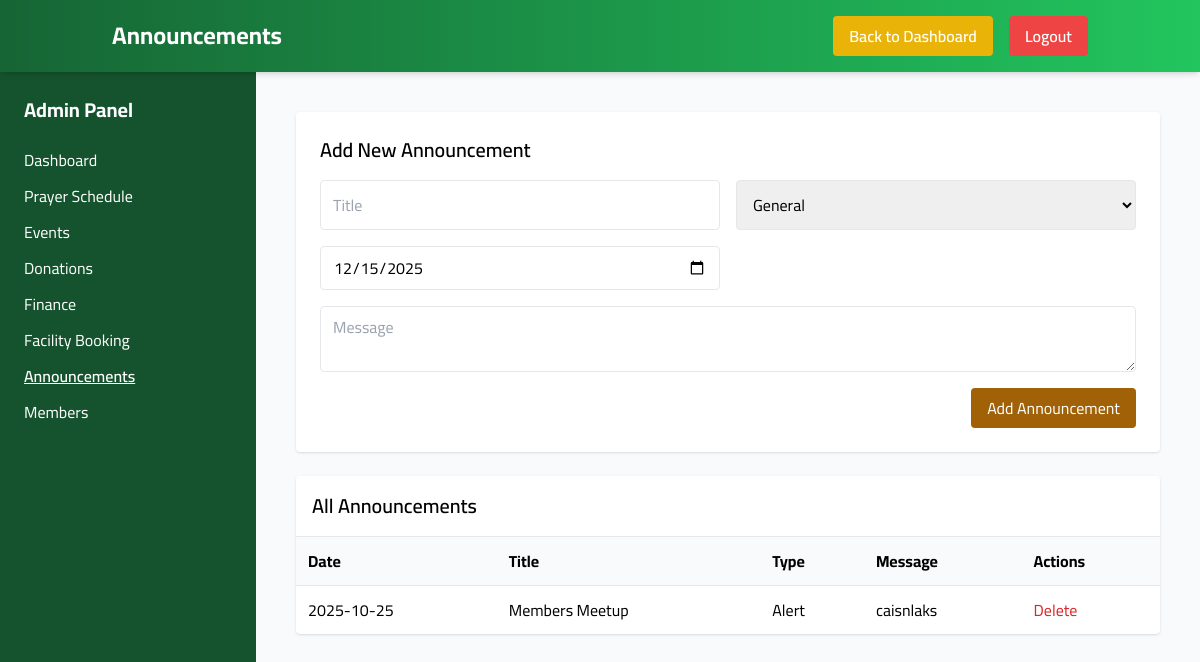
The page /admin/announcements.php (signed in) on the database its author committed.
### tables this page shows
CREATE TABLE `announcements` (
  `id` int(11) NOT NULL,
  `title` varchar(150) NOT NULL,
  `message` text NOT NULL,
  `type` enum('alert','event','general') DEFAULT 'general',
  `date` date NOT NULL DEFAULT curdate(),
  `created_at` timestamp NOT NULL DEFAULT current_timestamp()
);

### includes/functions.php (called while the page is built, shortened)
<?php
function h($s){ return htmlspecialchars($s, ENT_QUOTES, 'UTF-8'); }
?>

### admin/announcements.php (the view, shortened to what this page needs)
<?php
require_once __DIR__ . '/../includes/db.php';
require_once __DIR__ . '/../includes/functions.php';
$announcements = $pdo->query("SELECT * FROM announcements ORDER BY date DESC")->fetchAll();
?>
<!doctype html>
<html lang="en">
<head>
  <script src="https://cdn.tailwindcss.com"></script>
</head>
<body class="bg-gray-50 min-h-screen">
<header class="bg-gradient-to-r from-green-800 to-green-500 text-white shadow-md sticky top-0 z-50">
  <div class="container mx-auto flex justify-between items-center px-6 py-4">
    <h1 class="text-2xl font-bold">Announcements</h1>
    <nav class="space-x-4 hidden md:flex">
      <a href="index.php" class="bg-yellow-500 px-4 py-2 rounded font-semibold hover:bg-yellow-600 transition">Back to Dashboard</a>
      <a href="../auth/logout.php" class="bg-red-500 px-4 py-2 rounded font-semibold hover:bg-red-600 transition">Logout</a>
    </nav>
  </div>
</header>
<div class="flex">
  <aside id="sidebar" class="w-64 bg-green-900 text-white min-h-screen p-6 hidden md:block">
    <h2 class="text-xl font-bold mb-6">Admin Panel</h2>
    <ul>
      <li class="mb-3"><a href="index.php" class="hover:underline">Dashboard</a></li>
      <li class="mb-3"><a href="prayers.php" class="hover:underline">Prayer Schedule</a></li>
      <li class="mb-3"><a href="events.php" class="hover:underline">Events</a></li>
      <li class="mb-3"><a href="donations.php" class="hover:underline">Donations</a></li>
      <li class="mb-3"><a href="finance.php" class="hover:underline">Finance</a></li>
      <li class="mb-3"><a href="booking.php" class="hover:underline">Facility Booking</a></li>
      <li class="mb-3"><a href="announcements.php" class="font-semibold underline">Announcements</a></li>
      <li class="mb-3"><a href="members.php" class="hover:underline">Members</a></li>
    </ul>
  </aside>
  <main class="flex-1 p-6 md:p-10">
    <div class="bg-white p-6 rounded shadow mb-6">
      <h2 class="text-xl font-semibold mb-4">Add New Announcement</h2>
      <form method="post" class="grid md:grid-cols-2 gap-4">
        <input type="text" name="title" placeholder="Title" class="border rounded px-3 py-2 w-full" required>
        <select name="type" class="border rounded px-3 py-2 w-full">
          <option value="general">General</option>
        </select>
        <input type="date" name="date" class="border rounded px-3 py-2 w-full" value="<?= date('Y-m-d') ?>" required>
        <textarea name="message" placeholder="Message" class="border rounded px-3 py-2 w-full md:col-span-2" required></textarea>
        <div class="md:col-span-2 text-right">
          <button class="bg-yellow-700 text-white px-4 py-2 rounded hover:bg-yellow-800 transition">Add Announcement</button>
        </div>
      </form>
    </div>
    <div class="bg-white rounded shadow overflow-x-auto">
      <h2 class="text-xl font-semibold p-4 border-b">All Announcements</h2>
      <table class="w-full text-left">
        <thead class="bg-gray-50">
          <tr>
            <th class="p-3">Date</th>
            <th class="p-3">Title</th>
            <th class="p-3">Type</th>
            <th class="p-3">Message</th>
            <th class="p-3">Actions</th>
          </tr>
        </thead>
        <tbody>
          <?php foreach($announcements as $a): ?>
          <tr class="border-t hover:bg-gray-50">
            <td class="p-3"><?= h($a['date']) ?></td>
            <td class="p-3"><?= h($a['title']) ?></td>
            <td class="p-3"><?= ucfirst($a['type']) ?></td>
            <td class="p-3"><?= h($a['message']) ?></td>
            <td class="p-3">
              <a href="announcements.php?action=delete&id=<?= $a['id'] ?>" class="text-red-600" onclick="return confirm('Delete this announcement?')">Delete</a>
            </td>
          </tr>
          <?php endforeach; ?>
        </tbody>
      </table>
    </div>
  </main>
</div>
</body>
</html>

### admin/announcements.php (style rules this page uses)
body { font-family: 'Cairo', sans-serif; }

### rows shown on the page
announcements: date "2025-10-25", title "Members Meetup", type "Alert", message "caisnlaks"
